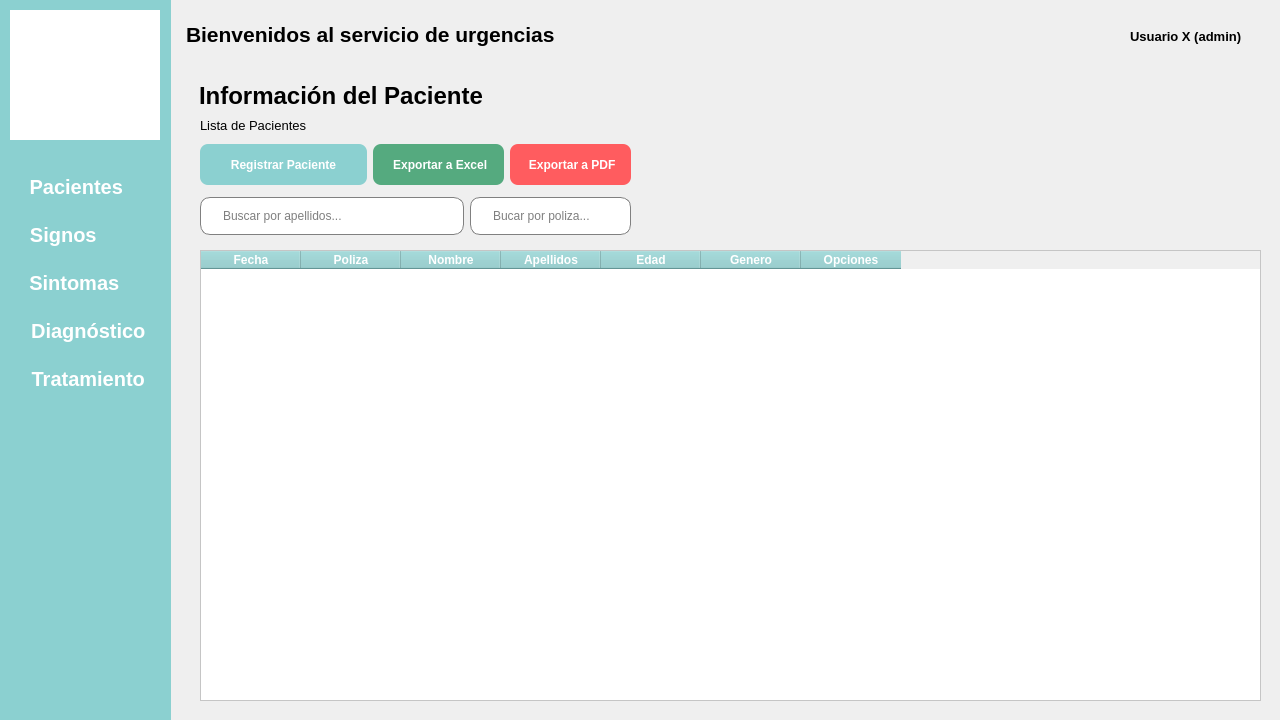
<?xml version="1.0" encoding="UTF-8"?>
<ui version="4.0">
 <class>MainWindow</class>
 <widget class="QMainWindow" name="MainWindow">
  <property name="geometry">
   <rect>
    <x>0</x>
    <y>0</y>
    <width>1280</width>
    <height>720</height>
   </rect>
  </property>
  <property name="minimumSize">
   <size>
    <width>1280</width>
    <height>720</height>
   </size>
  </property>
  <property name="maximumSize">
   <size>
    <width>1280</width>
    <height>720</height>
   </size>
  </property>
  <property name="windowTitle">
   <string>MainWindow</string>
  </property>
  <widget class="QWidget" name="centralwidget">
   <widget class="QWidget" name="menu_widget" native="true">
    <property name="geometry">
     <rect>
      <x>0</x>
      <y>0</y>
      <width>171</width>
      <height>721</height>
     </rect>
    </property>
    <property name="styleSheet">
     <string notr="true">QWidget{
	background-color: rgb(139, 208, 208);
}
QPushButton{
	height: 30px;
	border: none;
	color: white;
}</string>
    </property>
    <widget class="QFrame" name="frame">
     <property name="geometry">
      <rect>
       <x>10</x>
       <y>10</y>
       <width>150</width>
       <height>130</height>
      </rect>
     </property>
     <property name="minimumSize">
      <size>
       <width>0</width>
       <height>130</height>
      </size>
     </property>
     <property name="maximumSize">
      <size>
       <width>16777215</width>
       <height>130</height>
      </size>
     </property>
     <property name="styleSheet">
      <string notr="true">QFrame{
	background-color: white;
}</string>
     </property>
     <property name="frameShape">
      <enum>QFrame::Shape::NoFrame</enum>
     </property>
     <property name="frameShadow">
      <enum>QFrame::Shadow::Plain</enum>
     </property>
     <property name="lineWidth">
      <number>0</number>
     </property>
     <widget class="QLabel" name="label">
      <property name="geometry">
       <rect>
        <x>16</x>
        <y>-3</y>
        <width>121</width>
        <height>141</height>
       </rect>
      </property>
      <property name="font">
       <font>
        <kerning>true</kerning>
       </font>
      </property>
      <property name="text">
       <string/>
      </property>
      <property name="pixmap">
       <pixmap resource="assests.qrc">:/iconos/icons/logo.png</pixmap>
      </property>
     </widget>
    </widget>
    <widget class="QWidget" name="layoutWidget">
     <property name="geometry">
      <rect>
       <x>10</x>
       <y>160</y>
       <width>151</width>
       <height>251</height>
      </rect>
     </property>
     <layout class="QVBoxLayout" name="verticalLayout">
      <item>
       <widget class="QPushButton" name="pacientes_btn">
        <property name="font">
         <font>
          <pointsize>15</pointsize>
          <bold>true</bold>
         </font>
        </property>
        <property name="styleSheet">
         <string notr="true">QPushButton{
	padding-left:-24px;
}
QPushButton:checked {
	background-color: white;
	border-radius:3px;
	color: #8BD0D0;
}</string>
        </property>
        <property name="text">
         <string> Pacientes</string>
        </property>
        <property name="icon">
         <iconset resource="assests.qrc">
          <normaloff>:/iconos/icons/paciente.png</normaloff>
          <normalon>:/iconos/icons/doctor-check.png</normalon>:/iconos/icons/paciente.png</iconset>
        </property>
        <property name="iconSize">
         <size>
          <width>16</width>
          <height>16</height>
         </size>
        </property>
        <property name="checkable">
         <bool>true</bool>
        </property>
        <property name="autoExclusive">
         <bool>true</bool>
        </property>
       </widget>
      </item>
      <item>
       <widget class="QPushButton" name="signos_btn">
        <property name="font">
         <font>
          <pointsize>15</pointsize>
          <bold>true</bold>
         </font>
        </property>
        <property name="styleSheet">
         <string notr="true">QPushButton{
	padding-left:-50px;
}
QPushButton:checked {
	background-color: white;
	border-radius:3px;
	color: #8BD0D0;
}</string>
        </property>
        <property name="text">
         <string> Signos</string>
        </property>
        <property name="icon">
         <iconset resource="assests.qrc">
          <normaloff>:/iconos/icons/signos.png</normaloff>
          <normalon>:/iconos/icons/signos-check.png</normalon>:/iconos/icons/signos.png</iconset>
        </property>
        <property name="iconSize">
         <size>
          <width>16</width>
          <height>16</height>
         </size>
        </property>
        <property name="checkable">
         <bool>true</bool>
        </property>
        <property name="autoExclusive">
         <bool>true</bool>
        </property>
       </widget>
      </item>
      <item>
       <widget class="QPushButton" name="sintomas_btn">
        <property name="font">
         <font>
          <pointsize>15</pointsize>
          <bold>true</bold>
         </font>
        </property>
        <property name="styleSheet">
         <string notr="true">QPushButton{
	padding-left:-28px;
}
QPushButton:checked {
	background-color: white;
	border-radius:3px;
	color: #8BD0D0;
}</string>
        </property>
        <property name="text">
         <string> Sintomas</string>
        </property>
        <property name="icon">
         <iconset resource="assests.qrc">
          <normaloff>:/iconos/icons/sintomas.png</normaloff>
          <normalon>:/iconos/icons/sintomas-check.png</normalon>:/iconos/icons/sintomas.png</iconset>
        </property>
        <property name="iconSize">
         <size>
          <width>16</width>
          <height>16</height>
         </size>
        </property>
        <property name="checkable">
         <bool>true</bool>
        </property>
        <property name="autoExclusive">
         <bool>true</bool>
        </property>
       </widget>
      </item>
      <item>
       <widget class="QPushButton" name="diagnostico_btn">
        <property name="font">
         <font>
          <pointsize>15</pointsize>
          <bold>true</bold>
         </font>
        </property>
        <property name="styleSheet">
         <string notr="true">QPushButton{
	padding-left:0px;
}
QPushButton:checked {
	background-color: white;
	border-radius:3px;
	color: #8BD0D0;
}</string>
        </property>
        <property name="text">
         <string> Diagnóstico</string>
        </property>
        <property name="icon">
         <iconset resource="assests.qrc">
          <normaloff>:/iconos/icons/diagnostico.png</normaloff>
          <normalon>:/iconos/icons/diagnostico-check.png</normalon>:/iconos/icons/diagnostico.png</iconset>
        </property>
        <property name="iconSize">
         <size>
          <width>16</width>
          <height>16</height>
         </size>
        </property>
        <property name="checkable">
         <bool>true</bool>
        </property>
        <property name="autoExclusive">
         <bool>true</bool>
        </property>
       </widget>
      </item>
      <item>
       <widget class="QPushButton" name="tratamiento_btn">
        <property name="font">
         <font>
          <pointsize>15</pointsize>
          <bold>true</bold>
         </font>
        </property>
        <property name="styleSheet">
         <string notr="true">QPushButton{
	padding-left:0px;
}
QPushButton:checked {
	background-color: white;
	border-radius:3px;
	color: #8BD0D0;
}</string>
        </property>
        <property name="text">
         <string> Tratamiento</string>
        </property>
        <property name="icon">
         <iconset resource="assests.qrc">
          <normaloff>:/iconos/icons/tratamiento.png</normaloff>
          <normalon>:/iconos/icons/tratamiento-check.png</normalon>:/iconos/icons/tratamiento.png</iconset>
        </property>
        <property name="iconSize">
         <size>
          <width>16</width>
          <height>16</height>
         </size>
        </property>
        <property name="checkable">
         <bool>true</bool>
        </property>
        <property name="autoExclusive">
         <bool>true</bool>
        </property>
       </widget>
      </item>
     </layout>
    </widget>
   </widget>
   <widget class="QWidget" name="principal_widget" native="true">
    <property name="geometry">
     <rect>
      <x>180</x>
      <y>70</y>
      <width>1091</width>
      <height>641</height>
     </rect>
    </property>
    <widget class="QStackedWidget" name="stackedWidget">
     <property name="geometry">
      <rect>
       <x>10</x>
       <y>10</y>
       <width>1071</width>
       <height>621</height>
      </rect>
     </property>
     <property name="currentIndex">
      <number>0</number>
     </property>
     <widget class="QWidget" name="paciente_page">
      <widget class="QLabel" name="label_9">
       <property name="geometry">
        <rect>
         <x>9</x>
         <y>0</y>
         <width>301</width>
         <height>31</height>
        </rect>
       </property>
       <property name="font">
        <font>
         <pointsize>18</pointsize>
         <bold>true</bold>
        </font>
       </property>
       <property name="text">
        <string>Información del Paciente</string>
       </property>
      </widget>
      <widget class="QLabel" name="label_19">
       <property name="geometry">
        <rect>
         <x>10</x>
         <y>30</y>
         <width>251</width>
         <height>31</height>
        </rect>
       </property>
       <property name="font">
        <font>
         <pointsize>10</pointsize>
         <bold>false</bold>
        </font>
       </property>
       <property name="text">
        <string>Lista de Pacientes</string>
       </property>
      </widget>
      <widget class="QWidget" name="layoutWidget">
       <property name="geometry">
        <rect>
         <x>10</x>
         <y>116</y>
         <width>431</width>
         <height>40</height>
        </rect>
       </property>
       <layout class="QHBoxLayout" name="horizontalLayout">
        <item>
         <widget class="QLineEdit" name="search_paciente_apellidos">
          <property name="minimumSize">
           <size>
            <width>0</width>
            <height>38</height>
           </size>
          </property>
          <property name="maximumSize">
           <size>
            <width>16777215</width>
            <height>38</height>
           </size>
          </property>
          <property name="styleSheet">
           <string notr="true">QLineEdit{
	padding-left: 20px;
	border: 1px solid gray;
	border-radius: 10px;
}</string>
          </property>
          <property name="placeholderText">
           <string>Buscar por apellidos...</string>
          </property>
         </widget>
        </item>
        <item>
         <widget class="QLineEdit" name="search_paciente_poliza">
          <property name="minimumSize">
           <size>
            <width>161</width>
            <height>38</height>
           </size>
          </property>
          <property name="maximumSize">
           <size>
            <width>161</width>
            <height>38</height>
           </size>
          </property>
          <property name="styleSheet">
           <string notr="true">QLineEdit{
	padding-left: 20px;
	border: 1px solid gray;
	border-radius: 10px;
}</string>
          </property>
          <property name="placeholderText">
           <string>Bucar por poliza...</string>
          </property>
         </widget>
        </item>
       </layout>
      </widget>
      <widget class="QWidget" name="layoutWidget">
       <property name="geometry">
        <rect>
         <x>10</x>
         <y>63</y>
         <width>431</width>
         <height>43</height>
        </rect>
       </property>
       <layout class="QHBoxLayout" name="horizontalLayout_2">
        <item>
         <widget class="QPushButton" name="regPaciente_btn">
          <property name="minimumSize">
           <size>
            <width>0</width>
            <height>41</height>
           </size>
          </property>
          <property name="cursor">
           <cursorShape>PointingHandCursor</cursorShape>
          </property>
          <property name="styleSheet">
           <string notr="true">QPushButton{
	background-color: rgb(139, 208, 208);
	color: white;
	border: none;
	border-radius: 8px;
	font-weight: bold;
	font-size: 12px;
}</string>
          </property>
          <property name="text">
           <string>Registrar Paciente</string>
          </property>
          <property name="icon">
           <iconset resource="assests.qrc">
            <normaloff>:/iconos/icons/paciente.png</normaloff>:/iconos/icons/paciente.png</iconset>
          </property>
         </widget>
        </item>
        <item>
         <widget class="QPushButton" name="expExcel_paciente_btn">
          <property name="minimumSize">
           <size>
            <width>131</width>
            <height>41</height>
           </size>
          </property>
          <property name="maximumSize">
           <size>
            <width>131</width>
            <height>41</height>
           </size>
          </property>
          <property name="cursor">
           <cursorShape>PointingHandCursor</cursorShape>
          </property>
          <property name="styleSheet">
           <string notr="true">QPushButton{
	background-color: rgb(85, 170, 127);
	color: white;
	border: none;
	border-radius: 8px;
	font-weight: bold;
	font-size: 12px;
}</string>
          </property>
          <property name="text">
           <string> Exportar a Excel</string>
          </property>
          <property name="icon">
           <iconset resource="assests.qrc">
            <normaloff>:/iconos/icons/excel.png</normaloff>:/iconos/icons/excel.png</iconset>
          </property>
         </widget>
        </item>
        <item>
         <widget class="QPushButton" name="expPdf_paciente_btn">
          <property name="minimumSize">
           <size>
            <width>121</width>
            <height>41</height>
           </size>
          </property>
          <property name="maximumSize">
           <size>
            <width>121</width>
            <height>41</height>
           </size>
          </property>
          <property name="cursor">
           <cursorShape>PointingHandCursor</cursorShape>
          </property>
          <property name="styleSheet">
           <string notr="true">QPushButton{
	background-color: rgb(255, 92, 95);
	color: white;
	border: none;
	border-radius: 8px;
	font-weight: bold;
	font-size: 12px;
}</string>
          </property>
          <property name="text">
           <string> Exportar a PDF</string>
          </property>
          <property name="icon">
           <iconset resource="assests.qrc">
            <normaloff>:/iconos/icons/pdf.png</normaloff>:/iconos/icons/pdf.png</iconset>
          </property>
         </widget>
        </item>
       </layout>
      </widget>
      <widget class="QTableWidget" name="paciente_tableWidget">
       <property name="enabled">
        <bool>true</bool>
       </property>
       <property name="geometry">
        <rect>
         <x>10</x>
         <y>170</y>
         <width>1061</width>
         <height>451</height>
        </rect>
       </property>
       <property name="styleSheet">
        <string notr="true">QHeaderView::section{
	font-weight: bold;
	background-color: #8bd0d0;
	color: white;
}

QTableWidget{
	alternate-background-color: rgb(231, 231, 231);
	background-color: white;
}</string>
       </property>
       <property name="alternatingRowColors">
        <bool>true</bool>
       </property>
       <column>
        <property name="text">
         <string>Fecha</string>
        </property>
       </column>
       <column>
        <property name="text">
         <string>Poliza</string>
        </property>
       </column>
       <column>
        <property name="text">
         <string>Nombre</string>
        </property>
       </column>
       <column>
        <property name="text">
         <string>Apellidos</string>
        </property>
       </column>
       <column>
        <property name="text">
         <string>Edad</string>
        </property>
       </column>
       <column>
        <property name="text">
         <string>Genero</string>
        </property>
       </column>
       <column>
        <property name="text">
         <string>Opciones</string>
        </property>
       </column>
      </widget>
     </widget>
     <widget class="QWidget" name="signos_page">
      <widget class="QLabel" name="label_4">
       <property name="geometry">
        <rect>
         <x>380</x>
         <y>230</y>
         <width>271</width>
         <height>141</height>
        </rect>
       </property>
       <property name="font">
        <font>
         <pointsize>24</pointsize>
        </font>
       </property>
       <property name="text">
        <string>Signos Catalogo</string>
       </property>
      </widget>
      <widget class="QPushButton" name="regSignos_btn">
       <property name="geometry">
        <rect>
         <x>10</x>
         <y>70</y>
         <width>151</width>
         <height>41</height>
        </rect>
       </property>
       <property name="minimumSize">
        <size>
         <width>0</width>
         <height>41</height>
        </size>
       </property>
       <property name="styleSheet">
        <string notr="true">QPushButton{
	background-color: rgb(139, 208, 208);
	color: white;
	border: none;
	border-radius: 8px;
	font-weight: bold;
	font-size: 12px;
}</string>
       </property>
       <property name="text">
        <string>Registrar Signos</string>
       </property>
       <property name="icon">
        <iconset resource="assests.qrc">
         <normaloff>:/iconos/icons/paciente.png</normaloff>:/iconos/icons/paciente.png</iconset>
       </property>
      </widget>
      <widget class="QLabel" name="label_10">
       <property name="geometry">
        <rect>
         <x>0</x>
         <y>0</y>
         <width>301</width>
         <height>31</height>
        </rect>
       </property>
       <property name="font">
        <font>
         <pointsize>18</pointsize>
         <bold>true</bold>
        </font>
       </property>
       <property name="text">
        <string>Signos del Paciente</string>
       </property>
      </widget>
      <widget class="QLabel" name="label_21">
       <property name="geometry">
        <rect>
         <x>0</x>
         <y>30</y>
         <width>251</width>
         <height>31</height>
        </rect>
       </property>
       <property name="font">
        <font>
         <pointsize>10</pointsize>
         <bold>false</bold>
        </font>
       </property>
       <property name="text">
        <string>Lista de signos</string>
       </property>
      </widget>
      <widget class="QTableWidget" name="signos_tableWidget">
       <property name="geometry">
        <rect>
         <x>10</x>
         <y>170</y>
         <width>1071</width>
         <height>441</height>
        </rect>
       </property>
       <property name="minimumSize">
        <size>
         <width>1071</width>
         <height>0</height>
        </size>
       </property>
       <property name="maximumSize">
        <size>
         <width>1071</width>
         <height>16777215</height>
        </size>
       </property>
       <property name="styleSheet">
        <string notr="true">QHeaderView::section{
	font-weight: bold;
	background-color: #8bd0d0;
	color: white;
}

QTableWidget{
	alternate-background-color: rgb(231, 231, 231);
	background-color: white;
}</string>
       </property>
       <property name="alternatingRowColors">
        <bool>true</bool>
       </property>
       <column>
        <property name="text">
         <string>Peso</string>
        </property>
       </column>
       <column>
        <property name="text">
         <string>Estatura</string>
        </property>
       </column>
       <column>
        <property name="text">
         <string>Presión Sistólica</string>
        </property>
       </column>
       <column>
        <property name="text">
         <string>Presión Diastólica</string>
        </property>
       </column>
       <column>
        <property name="text">
         <string>Saturación de oxigeno</string>
        </property>
       </column>
       <column>
        <property name="text">
         <string>Temperatura corporal</string>
        </property>
       </column>
       <column>
        <property name="text">
         <string>Frecuencia Cardiaca</string>
        </property>
       </column>
       <column>
        <property name="text">
         <string>Opciones</string>
        </property>
       </column>
      </widget>
     </widget>
     <widget class="QWidget" name="sintomas_page">
      <widget class="QLabel" name="label_5">
       <property name="geometry">
        <rect>
         <x>410</x>
         <y>240</y>
         <width>271</width>
         <height>141</height>
        </rect>
       </property>
       <property name="font">
        <font>
         <pointsize>24</pointsize>
        </font>
       </property>
       <property name="text">
        <string>Sintomas Catalogo</string>
       </property>
      </widget>
     </widget>
     <widget class="QWidget" name="diagnostico">
      <widget class="QLabel" name="label_6">
       <property name="geometry">
        <rect>
         <x>370</x>
         <y>220</y>
         <width>321</width>
         <height>141</height>
        </rect>
       </property>
       <property name="font">
        <font>
         <pointsize>24</pointsize>
        </font>
       </property>
       <property name="text">
        <string>Diagnóstico Catalogo</string>
       </property>
      </widget>
      <widget class="QLabel" name="label_11">
       <property name="geometry">
        <rect>
         <x>10</x>
         <y>10</y>
         <width>301</width>
         <height>31</height>
        </rect>
       </property>
       <property name="font">
        <font>
         <pointsize>18</pointsize>
         <bold>true</bold>
        </font>
       </property>
       <property name="text">
        <string>Diagnóstico del paciente</string>
       </property>
      </widget>
      <widget class="QLabel" name="label_22">
       <property name="geometry">
        <rect>
         <x>10</x>
         <y>40</y>
         <width>251</width>
         <height>31</height>
        </rect>
       </property>
       <property name="font">
        <font>
         <pointsize>10</pointsize>
         <bold>false</bold>
        </font>
       </property>
       <property name="text">
        <string>Lista de diagnósticos</string>
       </property>
      </widget>
      <widget class="QPushButton" name="regDiagnostico_btn">
       <property name="geometry">
        <rect>
         <x>10</x>
         <y>80</y>
         <width>181</width>
         <height>41</height>
        </rect>
       </property>
       <property name="minimumSize">
        <size>
         <width>0</width>
         <height>41</height>
        </size>
       </property>
       <property name="styleSheet">
        <string notr="true">QPushButton{
	background-color: rgb(139, 208, 208);
	color: white;
	border: none;
	border-radius: 8px;
	font-weight: bold;
	font-size: 12px;
}</string>
       </property>
       <property name="text">
        <string>Registrar Diagnóstico</string>
       </property>
       <property name="icon">
        <iconset resource="assests.qrc">
         <normaloff>:/iconos/icons/paciente.png</normaloff>:/iconos/icons/paciente.png</iconset>
       </property>
      </widget>
      <widget class="QTableWidget" name="diagnostico_tableWidget">
       <property name="geometry">
        <rect>
         <x>10</x>
         <y>140</y>
         <width>1071</width>
         <height>441</height>
        </rect>
       </property>
       <property name="minimumSize">
        <size>
         <width>1071</width>
         <height>0</height>
        </size>
       </property>
       <property name="maximumSize">
        <size>
         <width>1071</width>
         <height>16777215</height>
        </size>
       </property>
       <property name="styleSheet">
        <string notr="true">QHeaderView::section{
	font-weight: bold;
	background-color: #8bd0d0;
	color: white;
}

QTableWidget{
	alternate-background-color: rgb(231, 231, 231);
	background-color: white;
}</string>
       </property>
       <property name="alternatingRowColors">
        <bool>true</bool>
       </property>
       <column>
        <property name="text">
         <string>Fecha</string>
        </property>
       </column>
       <column>
        <property name="text">
         <string>Poliza</string>
        </property>
       </column>
       <column>
        <property name="text">
         <string>Nombre</string>
        </property>
       </column>
       <column>
        <property name="text">
         <string>Apellido</string>
        </property>
       </column>
       <column>
        <property name="text">
         <string>Diagnóstico</string>
        </property>
       </column>
       <column>
        <property name="text">
         <string>Opciones</string>
        </property>
       </column>
      </widget>
     </widget>
     <widget class="QWidget" name="tratamiento_page">
      <widget class="QLabel" name="label_7">
       <property name="geometry">
        <rect>
         <x>390</x>
         <y>220</y>
         <width>341</width>
         <height>141</height>
        </rect>
       </property>
       <property name="font">
        <font>
         <pointsize>24</pointsize>
        </font>
       </property>
       <property name="text">
        <string>Tratamiento Catalogo</string>
       </property>
      </widget>
      <widget class="QLabel" name="label_12">
       <property name="geometry">
        <rect>
         <x>0</x>
         <y>0</y>
         <width>301</width>
         <height>31</height>
        </rect>
       </property>
       <property name="font">
        <font>
         <pointsize>18</pointsize>
         <bold>true</bold>
        </font>
       </property>
       <property name="text">
        <string>Tratamiento del Paciente</string>
       </property>
      </widget>
      <widget class="QLabel" name="label_23">
       <property name="geometry">
        <rect>
         <x>0</x>
         <y>30</y>
         <width>251</width>
         <height>31</height>
        </rect>
       </property>
       <property name="font">
        <font>
         <pointsize>10</pointsize>
         <bold>false</bold>
        </font>
       </property>
       <property name="text">
        <string>Lista de tratamientoa</string>
       </property>
      </widget>
      <widget class="QPushButton" name="regTratamiento_btn">
       <property name="geometry">
        <rect>
         <x>10</x>
         <y>70</y>
         <width>191</width>
         <height>41</height>
        </rect>
       </property>
       <property name="minimumSize">
        <size>
         <width>0</width>
         <height>41</height>
        </size>
       </property>
       <property name="styleSheet">
        <string notr="true">QPushButton{
	background-color: rgb(139, 208, 208);
	color: white;
	border: none;
	border-radius: 8px;
	font-weight: bold;
	font-size: 12px;
}</string>
       </property>
       <property name="text">
        <string>Registrar Tratamiento</string>
       </property>
       <property name="icon">
        <iconset resource="assests.qrc">
         <normaloff>:/iconos/icons/paciente.png</normaloff>:/iconos/icons/paciente.png</iconset>
       </property>
      </widget>
      <widget class="QTableWidget" name="tratamiento_tableWidget">
       <property name="geometry">
        <rect>
         <x>10</x>
         <y>130</y>
         <width>1071</width>
         <height>441</height>
        </rect>
       </property>
       <property name="minimumSize">
        <size>
         <width>1071</width>
         <height>0</height>
        </size>
       </property>
       <property name="maximumSize">
        <size>
         <width>1071</width>
         <height>16777215</height>
        </size>
       </property>
       <property name="styleSheet">
        <string notr="true">QHeaderView::section{
	font-weight: bold;
	background-color: #8bd0d0;
	color: white;
}

QTableWidget{
	alternate-background-color: rgb(231, 231, 231);
	background-color: white;
}</string>
       </property>
       <property name="alternatingRowColors">
        <bool>true</bool>
       </property>
       <column>
        <property name="text">
         <string>Fecha</string>
        </property>
       </column>
       <column>
        <property name="text">
         <string>Duracion</string>
        </property>
       </column>
       <column>
        <property name="text">
         <string>Indicaciones</string>
        </property>
       </column>
       <column>
        <property name="text">
         <string>Observaciones</string>
        </property>
       </column>
       <column>
        <property name="text">
         <string>Opciones</string>
        </property>
       </column>
      </widget>
     </widget>
    </widget>
   </widget>
   <widget class="QWidget" name="encabezado_widget" native="true">
    <property name="geometry">
     <rect>
      <x>180</x>
      <y>10</y>
      <width>1091</width>
      <height>51</height>
     </rect>
    </property>
    <widget class="QLabel" name="label_2">
     <property name="geometry">
      <rect>
       <x>6</x>
       <y>4</y>
       <width>461</width>
       <height>41</height>
      </rect>
     </property>
     <property name="font">
      <font>
       <pointsize>16</pointsize>
       <bold>true</bold>
      </font>
     </property>
     <property name="text">
      <string>Bienvenidos al servicio de urgencias</string>
     </property>
    </widget>
    <widget class="QLabel" name="label_3">
     <property name="geometry">
      <rect>
       <x>950</x>
       <y>16</y>
       <width>121</width>
       <height>20</height>
      </rect>
     </property>
     <property name="font">
      <font>
       <pointsize>10</pointsize>
       <bold>true</bold>
      </font>
     </property>
     <property name="text">
      <string>Usuario X (admin)</string>
     </property>
    </widget>
   </widget>
  </widget>
 </widget>
 <resources>
  <include location="assests.qrc"/>
 </resources>
 <connections/>
</ui>
